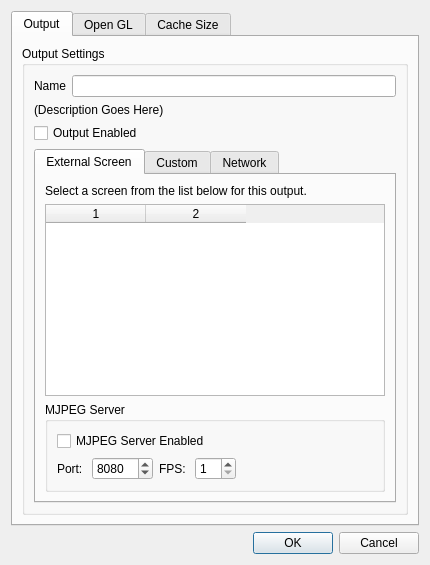
<?xml version="1.0" encoding="UTF-8"?>
<ui version="4.0">
 <class>SingleOutputSetupDialog</class>
 <widget class="QDialog" name="SingleOutputSetupDialog">
  <property name="geometry">
   <rect>
    <x>0</x>
    <y>0</y>
    <width>430</width>
    <height>565</height>
   </rect>
  </property>
  <property name="windowTitle">
   <string>Dialog</string>
  </property>
  <layout class="QVBoxLayout" name="verticalLayout_8">
   <item>
    <widget class="QTabWidget" name="tabWidget_2">
     <property name="currentIndex">
      <number>0</number>
     </property>
     <widget class="QWidget" name="tab">
      <attribute name="title">
       <string>Output</string>
      </attribute>
      <layout class="QVBoxLayout" name="verticalLayout_2">
       <item>
        <widget class="QGroupBox" name="gbSettings">
         <property name="title">
          <string>Output Settings</string>
         </property>
         <layout class="QVBoxLayout" name="verticalLayout_3">
          <item>
           <layout class="QFormLayout" name="formLayout">
            <item row="0" column="1">
             <widget class="QLineEdit" name="outputName"/>
            </item>
            <item row="0" column="0">
             <widget class="QLabel" name="label">
              <property name="text">
               <string>Name</string>
              </property>
             </widget>
            </item>
           </layout>
          </item>
          <item>
           <widget class="QLabel" name="label_2">
            <property name="text">
             <string>(Description Goes Here)</string>
            </property>
           </widget>
          </item>
          <item>
           <widget class="QCheckBox" name="cbOutputEnabled">
            <property name="text">
             <string>Output Enabled</string>
            </property>
           </widget>
          </item>
          <item>
           <widget class="QTabWidget" name="tabWidget">
            <property name="currentIndex">
             <number>0</number>
            </property>
            <widget class="QWidget" name="tabScreen">
             <attribute name="title">
              <string>External Screen</string>
             </attribute>
             <layout class="QVBoxLayout" name="verticalLayout_4">
              <item>
               <widget class="QLabel" name="label_3">
                <property name="text">
                 <string>Select a screen from the list below for this output.</string>
                </property>
               </widget>
              </item>
              <item>
               <widget class="QTableWidget" name="screenListView">
                <property name="toolTip">
                 <string>&lt;!DOCTYPE HTML PUBLIC &quot;-//W3C//DTD HTML 4.0//EN&quot; &quot;http://www.w3.org/TR/REC-html40/strict.dtd&quot;&gt;
&lt;html&gt;&lt;head&gt;&lt;meta name=&quot;qrichtext&quot; content=&quot;1&quot; /&gt;&lt;style type=&quot;text/css&quot;&gt;
p, li { white-space: pre-wrap; }
&lt;/style&gt;&lt;/head&gt;&lt;body style=&quot; font-family:'Tahoma'; font-size:8.25pt; font-weight:400; font-style:normal;&quot;&gt;
&lt;p style=&quot; margin-top:0px; margin-bottom:0px; margin-left:0px; margin-right:0px; -qt-block-indent:0; text-indent:0px;&quot;&gt;List of screens connected to your computer&lt;/p&gt;&lt;/body&gt;&lt;/html&gt;</string>
                </property>
                <property name="columnCount">
                 <number>2</number>
                </property>
                <attribute name="verticalHeaderVisible">
                 <bool>false</bool>
                </attribute>
                <column/>
                <column/>
               </widget>
              </item>
              <item>
               <widget class="QGroupBox" name="groupBox">
                <property name="title">
                 <string>MJPEG Server</string>
                </property>
                <layout class="QGridLayout" name="gridLayout_2">
                 <item row="0" column="0" colspan="4">
                  <widget class="QCheckBox" name="mjpegEnabled">
                   <property name="text">
                    <string>MJPEG Server Enabled</string>
                   </property>
                  </widget>
                 </item>
                 <item row="1" column="0">
                  <widget class="QLabel" name="label_16">
                   <property name="text">
                    <string>Port: </string>
                   </property>
                  </widget>
                 </item>
                 <item row="1" column="1">
                  <widget class="QSpinBox" name="mjpegPort">
                   <property name="minimum">
                    <number>1025</number>
                   </property>
                   <property name="maximum">
                    <number>65536</number>
                   </property>
                   <property name="value">
                    <number>8080</number>
                   </property>
                  </widget>
                 </item>
                 <item row="1" column="2">
                  <widget class="QLabel" name="label_17">
                   <property name="text">
                    <string>FPS: </string>
                   </property>
                  </widget>
                 </item>
                 <item row="1" column="3">
                  <widget class="QSpinBox" name="mjpegFps">
                   <property name="minimum">
                    <number>1</number>
                   </property>
                   <property name="maximum">
                    <number>30</number>
                   </property>
                  </widget>
                 </item>
                 <item row="1" column="4">
                  <spacer name="horizontalSpacer">
                   <property name="orientation">
                    <enum>Qt::Horizontal</enum>
                   </property>
                   <property name="sizeHint" stdset="0">
                    <size>
                     <width>40</width>
                     <height>20</height>
                    </size>
                   </property>
                  </spacer>
                 </item>
                </layout>
               </widget>
              </item>
             </layout>
            </widget>
            <widget class="QWidget" name="tabCustom">
             <attribute name="title">
              <string>Custom</string>
             </attribute>
             <layout class="QVBoxLayout" name="verticalLayout">
              <item>
               <widget class="QLabel" name="label_4">
                <property name="text">
                 <string>You may position this output by entering a custom</string>
                </property>
               </widget>
              </item>
              <item>
               <widget class="QLabel" name="label_5">
                <property name="text">
                 <string>location, width and height in pixels, below.</string>
                </property>
               </widget>
              </item>
              <item>
               <widget class="Line" name="line_2">
                <property name="orientation">
                 <enum>Qt::Horizontal</enum>
                </property>
               </widget>
              </item>
              <item>
               <widget class="QCheckBox" name="stayOnTop">
                <property name="text">
                 <string>Keep output on top of all other windows</string>
                </property>
               </widget>
              </item>
              <item>
               <layout class="QFormLayout" name="formLayout_2">
                <property name="fieldGrowthPolicy">
                 <enum>QFormLayout::AllNonFixedFieldsGrow</enum>
                </property>
                <item row="0" column="0">
                 <widget class="QLabel" name="label_6">
                  <property name="text">
                   <string>Left (X)</string>
                  </property>
                 </widget>
                </item>
                <item row="0" column="1">
                 <widget class="QSpinBox" name="customLeft">
                  <property name="minimum">
                   <number>-99999</number>
                  </property>
                  <property name="maximum">
                   <number>99999</number>
                  </property>
                 </widget>
                </item>
                <item row="1" column="0">
                 <widget class="QLabel" name="label_7">
                  <property name="text">
                   <string>Top (Y)</string>
                  </property>
                 </widget>
                </item>
                <item row="1" column="1">
                 <widget class="QSpinBox" name="customTop">
                  <property name="minimum">
                   <number>-99999</number>
                  </property>
                  <property name="maximum">
                   <number>99999</number>
                  </property>
                 </widget>
                </item>
                <item row="2" column="0">
                 <widget class="QLabel" name="label_8">
                  <property name="text">
                   <string>Width</string>
                  </property>
                 </widget>
                </item>
                <item row="2" column="1">
                 <widget class="QSpinBox" name="customWidth">
                  <property name="minimum">
                   <number>-99999</number>
                  </property>
                  <property name="maximum">
                   <number>99999</number>
                  </property>
                  <property name="value">
                   <number>1024</number>
                  </property>
                 </widget>
                </item>
                <item row="3" column="0">
                 <widget class="QLabel" name="label_9">
                  <property name="text">
                   <string>Height</string>
                  </property>
                 </widget>
                </item>
                <item row="3" column="1">
                 <widget class="QSpinBox" name="customHeight">
                  <property name="minimum">
                   <number>-99999</number>
                  </property>
                  <property name="maximum">
                   <number>99999</number>
                  </property>
                  <property name="value">
                   <number>768</number>
                  </property>
                 </widget>
                </item>
               </layout>
              </item>
              <item>
               <widget class="QGroupBox" name="groupBox_2">
                <property name="title">
                 <string>MJPEG Server</string>
                </property>
                <layout class="QGridLayout" name="gridLayout_3">
                 <item row="0" column="0" colspan="4">
                  <widget class="QCheckBox" name="mjpegEnabled2">
                   <property name="text">
                    <string>MJPEG Server Enabled</string>
                   </property>
                  </widget>
                 </item>
                 <item row="1" column="0">
                  <widget class="QLabel" name="label_18">
                   <property name="text">
                    <string>Port: </string>
                   </property>
                  </widget>
                 </item>
                 <item row="1" column="1">
                  <widget class="QSpinBox" name="mjpegPort2">
                   <property name="minimum">
                    <number>1025</number>
                   </property>
                   <property name="maximum">
                    <number>65536</number>
                   </property>
                   <property name="value">
                    <number>8080</number>
                   </property>
                  </widget>
                 </item>
                 <item row="1" column="2">
                  <widget class="QLabel" name="label_19">
                   <property name="text">
                    <string>FPS: </string>
                   </property>
                  </widget>
                 </item>
                 <item row="1" column="3">
                  <widget class="QSpinBox" name="mjpegFps2">
                   <property name="minimum">
                    <number>1</number>
                   </property>
                   <property name="maximum">
                    <number>30</number>
                   </property>
                  </widget>
                 </item>
                 <item row="1" column="4">
                  <spacer name="horizontalSpacer_2">
                   <property name="orientation">
                    <enum>Qt::Horizontal</enum>
                   </property>
                   <property name="sizeHint" stdset="0">
                    <size>
                     <width>40</width>
                     <height>20</height>
                    </size>
                   </property>
                  </spacer>
                 </item>
                </layout>
               </widget>
              </item>
              <item>
               <spacer name="verticalSpacer">
                <property name="orientation">
                 <enum>Qt::Vertical</enum>
                </property>
                <property name="sizeHint" stdset="0">
                 <size>
                  <width>20</width>
                  <height>40</height>
                 </size>
                </property>
               </spacer>
              </item>
             </layout>
            </widget>
            <widget class="QWidget" name="tabNetwork">
             <attribute name="title">
              <string>Network</string>
             </attribute>
             <layout class="QVBoxLayout" name="verticalLayout_6">
              <item>
               <widget class="QLabel" name="label_10">
                <property name="text">
                 <string>Network Outputs allow you to send data over the wire
to be displayed by another computer using the
DViz Network Viewer application.</string>
                </property>
               </widget>
              </item>
              <item>
               <widget class="Line" name="line">
                <property name="orientation">
                 <enum>Qt::Horizontal</enum>
                </property>
               </widget>
              </item>
              <item>
               <layout class="QHBoxLayout" name="horizontalLayout_2">
                <item>
                 <widget class="QLabel" name="label_11">
                  <property name="text">
                   <string>Accept Incomming Connections on Port:</string>
                  </property>
                 </widget>
                </item>
                <item>
                 <widget class="QSpinBox" name="listenPort">
                  <property name="minimum">
                   <number>1025</number>
                  </property>
                  <property name="maximum">
                   <number>65536</number>
                  </property>
                  <property name="value">
                   <number>7777</number>
                  </property>
                 </widget>
                </item>
                <item>
                 <spacer name="horizontalSpacer_3">
                  <property name="orientation">
                   <enum>Qt::Horizontal</enum>
                  </property>
                  <property name="sizeHint" stdset="0">
                   <size>
                    <width>40</width>
                    <height>20</height>
                   </size>
                  </property>
                 </spacer>
                </item>
               </layout>
              </item>
              <item>
               <spacer name="verticalSpacer_2">
                <property name="orientation">
                 <enum>Qt::Vertical</enum>
                </property>
                <property name="sizeHint" stdset="0">
                 <size>
                  <width>20</width>
                  <height>40</height>
                 </size>
                </property>
               </spacer>
              </item>
             </layout>
            </widget>
           </widget>
          </item>
         </layout>
        </widget>
       </item>
      </layout>
     </widget>
     <widget class="QWidget" name="tab_2">
      <attribute name="title">
       <string>Open GL</string>
      </attribute>
      <layout class="QVBoxLayout" name="verticalLayout_7">
       <item>
        <widget class="QGroupBox" name="groupBox_3">
         <property name="title">
          <string>Graphics Acceleration</string>
         </property>
         <layout class="QVBoxLayout" name="verticalLayout_5">
          <item>
           <widget class="QCheckBox" name="cbUseOpenGL">
            <property name="text">
             <string>Use OpenGL Graphics Acceleration</string>
            </property>
           </widget>
          </item>
          <item>
           <widget class="QLabel" name="label_12">
            <property name="text">
             <string>&lt;!DOCTYPE HTML PUBLIC &quot;-//W3C//DTD HTML 4.0//EN&quot; &quot;http://www.w3.org/TR/REC-html40/strict.dtd&quot;&gt;
&lt;html&gt;&lt;head&gt;&lt;meta name=&quot;qrichtext&quot; content=&quot;1&quot; /&gt;&lt;style type=&quot;text/css&quot;&gt;
p, li { white-space: pre-wrap; }
&lt;/style&gt;&lt;/head&gt;&lt;body style=&quot; font-family:'Sans Serif'; font-size:9pt; font-weight:400; font-style:normal;&quot;&gt;
&lt;img src=&quot;:/data/opengl-logo.png&quot; align=&quot;right&quot;&gt;
&lt;p style=&quot; margin-top:0px; margin-bottom:0px; margin-left:0px; margin-right:0px; -qt-block-indent:0; text-indent:0px;&quot;&gt;&lt;span style=&quot; font-family:'MS Shell Dlg 2';&quot;&gt;The only reason to turn off OpenGL acceleration is if &lt;/span&gt;&lt;/p&gt;
&lt;p style=&quot; margin-top:0px; margin-bottom:0px; margin-left:0px; margin-right:0px; -qt-block-indent:0; text-indent:0px;&quot;&gt;&lt;span style=&quot; font-family:'MS Shell Dlg 2';&quot;&gt;the program doesn't run smoothly or freezes with &lt;/span&gt;&lt;/p&gt;
&lt;p style=&quot; margin-top:0px; margin-bottom:0px; margin-left:0px; margin-right:0px; -qt-block-indent:0; text-indent:0px;&quot;&gt;&lt;span style=&quot; font-family:'MS Shell Dlg 2';&quot;&gt;OpenGL turned on.&lt;/span&gt;&lt;/p&gt;&lt;/body&gt;&lt;/html&gt;</string>
            </property>
           </widget>
          </item>
         </layout>
        </widget>
       </item>
       <item>
        <spacer name="verticalSpacer_3">
         <property name="orientation">
          <enum>Qt::Vertical</enum>
         </property>
         <property name="sizeHint" stdset="0">
          <size>
           <width>20</width>
           <height>40</height>
          </size>
         </property>
        </spacer>
       </item>
      </layout>
     </widget>
     <widget class="QWidget" name="tab_3">
      <attribute name="title">
       <string>Cache Size</string>
      </attribute>
      <layout class="QVBoxLayout" name="verticalLayout_10">
       <item>
        <widget class="QGroupBox" name="groupBox_4">
         <property name="title">
          <string>Cache Size</string>
         </property>
         <layout class="QVBoxLayout" name="verticalLayout_9">
          <item>
           <widget class="QLabel" name="label_13">
            <property name="text">
             <string>DViz stores the results of certain graphical operations 
in memory inorder to speed up the display of slides. 
Less memory allocated to that cache means that DViz
potentially has to redraw items more frequently, 
resulting in slower performance.</string>
            </property>
           </widget>
          </item>
          <item>
           <layout class="QHBoxLayout" name="horizontalLayout">
            <item>
             <widget class="QLabel" name="label_14">
              <property name="text">
               <string>Cache Size:</string>
              </property>
             </widget>
            </item>
            <item>
             <widget class="QSlider" name="cacheSlider">
              <property name="minimum">
               <number>10</number>
              </property>
              <property name="maximum">
               <number>2048</number>
              </property>
              <property name="singleStep">
               <number>16</number>
              </property>
              <property name="pageStep">
               <number>64</number>
              </property>
              <property name="orientation">
               <enum>Qt::Horizontal</enum>
              </property>
              <property name="tickPosition">
               <enum>QSlider::TicksBelow</enum>
              </property>
              <property name="tickInterval">
               <number>128</number>
              </property>
             </widget>
            </item>
            <item>
             <widget class="QSpinBox" name="cacheBox">
              <property name="suffix">
               <string> MB</string>
              </property>
              <property name="minimum">
               <number>10</number>
              </property>
              <property name="maximum">
               <number>2048</number>
              </property>
              <property name="singleStep">
               <number>10</number>
              </property>
             </widget>
            </item>
           </layout>
          </item>
         </layout>
        </widget>
       </item>
       <item>
        <spacer name="verticalSpacer_4">
         <property name="orientation">
          <enum>Qt::Vertical</enum>
         </property>
         <property name="sizeHint" stdset="0">
          <size>
           <width>20</width>
           <height>40</height>
          </size>
         </property>
        </spacer>
       </item>
      </layout>
     </widget>
    </widget>
   </item>
   <item>
    <widget class="QDialogButtonBox" name="buttonBox">
     <property name="orientation">
      <enum>Qt::Horizontal</enum>
     </property>
     <property name="standardButtons">
      <set>QDialogButtonBox::Cancel|QDialogButtonBox::Ok</set>
     </property>
    </widget>
   </item>
  </layout>
 </widget>
 <resources/>
 <connections>
  <connection>
   <sender>cacheSlider</sender>
   <signal>valueChanged(int)</signal>
   <receiver>cacheBox</receiver>
   <slot>setValue(int)</slot>
   <hints>
    <hint type="sourcelabel">
     <x>221</x>
     <y>162</y>
    </hint>
    <hint type="destinationlabel">
     <x>347</x>
     <y>158</y>
    </hint>
   </hints>
  </connection>
  <connection>
   <sender>cacheBox</sender>
   <signal>valueChanged(int)</signal>
   <receiver>cacheSlider</receiver>
   <slot>setValue(int)</slot>
   <hints>
    <hint type="sourcelabel">
     <x>339</x>
     <y>162</y>
    </hint>
    <hint type="destinationlabel">
     <x>256</x>
     <y>164</y>
    </hint>
   </hints>
  </connection>
 </connections>
</ui>
